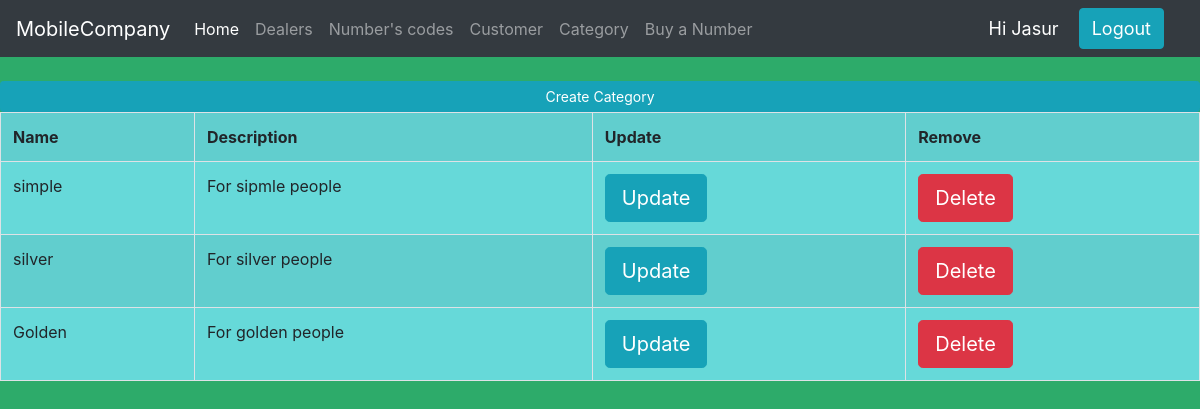
Page /category/ (signed in) on the committed database.
### mobile_company/models.py (models this page shows, shortened)
class Category(models.Model):
    name = models.CharField(max_length=100, null=True)
    description = models.TextField(max_length=100, null=True)

### mobile_company/decorators.py (the view)
        def wrapper(request, *args, **kwargs):
            group = None
            if request.user.groups.exists():
                group = request.user.groups.all()[0].name
            if group in allowed_users:
                return func(request, *args, **kwargs)
            else:
                return HttpResponse('Error')

### mobile_company/views.py (called while the page is built)
@allowed_users(allowed_users=['admin', 'manager'])
@login_required(login_url='login')
def category(request):
    category = Category.objects.all()
    return render(request, 'mobile_company/category.html', {'category': category})

### mobile_company/templates/mobile_company/category.html
{% extends 'mobile_company/main.html' %}
{% block content %}
    <br>
    <div>
        <div>
            <div>
            <a class="btn btn-primary btn-sm btn-block btn-info" href="{% url 'CategoryCreate' %}"> Create Category
            </a>
                <table class="table table-striped table-bordered table-hover">
                    <tr>
                        <th> Name </th>
                        <th> Description </th>
                        <th> Update </th>
                        <th> Remove </th>
                    </tr>
                    {% for i in category %}
                        <tr>
                            <td>{{ i.name }}</td>
                            <td>{{ i.description }}</td>
                            <td><a class="btn btn-primary btn-lg btn-info" href="{% url 'CategoryUpdate' i.id %}"> Update</a></td>
                            <td><a class="btn btn-primary btn-lg btn-danger" href="{% url 'CategoryDelete' i.id %}">Delete</a></td>
                        </tr>
                    {% endfor %}
                </table>
            </div>
        </div>
    </div>
{% endblock %}

### mobile_company/templates/mobile_company/navbar.html (shortened to what this page needs)
<nav class="navbar navbar-expand-lg navbar-dark bg-dark">
  <a class="navbar-brand" href=""> MobileCompany </a>
  <div class="collapse navbar-collapse" id="navbarNav">
    <ul class="navbar-nav">
      <li class="nav-item active">
        <a class="nav-link" href="{% url 'home' %}">Home</a>
      </li>
      <li class="nav-item">
        <a class="nav-link" href="{% url 'dealers' %}"> Dealers </a>
      </li>
        <li class="nav-item">
        <a class="nav-link" href="{% url 'NumberCode' %}"> Number's codes </a>
      </li>
      <li class="nav-item">
        <a class="nav-link" href="{% url 'customer' %}"> Customer </a>
      </li>
        <li class="nav-item">
        <a class="nav-link" href="{% url 'category' %}"> Category </a>
      </li>
        <li class="nav-item">
        <a class="nav-link" href="{% url 'UserPage' %}"> Buy a Number </a>
      </li>
      </ul>
  </div>
    <span id="hello">Hi {{ request.user }}</span>
    <span><a id="hello" href="{% url 'logout' %}" class="btn btn-primary btn-info"> Logout </a></span>
</nav>

### mobile_company/templates/mobile_company/main.html (style rules this page uses)
body { background-color: #2dab6a; }
table { background-color: #66d9d9; }

### mobile_company/templates/mobile_company/navbar.html (style rules this page uses)
#hello { font-size: 18px; color: white; margin-right: 20px; }

### rows in the picture
Category: name "simple", description "For sipmle people"
Category: name "silver", description "For silver people"
Category: name "Golden", description "For golden people"

### other values in the picture
{{ request.user }} "Jasur"
